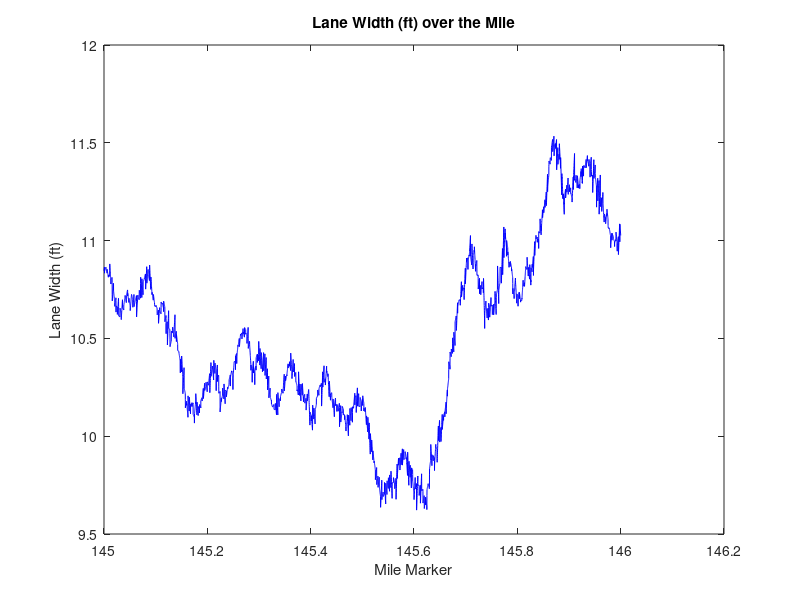

MATLAB code to generate this figure:
%%%%%%%%%%%%%%%%%%%%%%%%%%%%%%%%%%%%%%%%%%%%%%%%%%%%%%%%%%%%%%%%%%%%%
% ENGR 13300 Fall 2021 
% 
% Problem Description: This takes in lane width data and find the values
% that are <10. It also analizes the time of the speed of the traffic.
%
% Assignment Information
%   Assignment:     Ind HW11 - MA3
%   Author:         Maximilian Drach, mdrach@purdue.edu
    
%   Team ID:        LC5 - 07
%  	
%   Contributor:    Name, login@purdue [repeat for each]
%   My contributor(s) helped me:	
%     [ ] understand the assignment expectations without
%         telling me how they will approach it.
%     [ ] understand different ways to think about a solution
%         without helping me plan my solution.
%     [ ] think through the meaning of a specific error or
%         bug present in my code without looking at my code.
%   Note that if you helped somebody else with their code, you
%   have to list that person as a contributor here as well.
%%%%%%%%%%%%%%%%%%%%%%%%%%%%%%%%%%%%%%%%%%%%%%%%%%%%%%%%%%%%%%%%%%%%%

%% ____________________
%% INITIALIZATION
data = csvread('LaneWidth_TrafficSpeed.csv', 3,0);

%% ____________________
%% CALCULATIONS
[max_lane_width, location_max] = max(data(:,2));
location_max = data(location_max, 1);
[min_lane_width, location_min] = min(data(:,2));
location_min = data(location_min,1);

%where the lane width is less than 10 ft
Y = find(data(:,2)<10);

%is a vector of the mile maker values when lane width is less than 10 ft
Z = data(Y,1);

%fist mile marker
P = Z(1);
%last mile marker
Q = Z(end);

H1_avrg = linspace(0,0,size(data,2)-2);
H2_avrg = linspace(0,0,size(data,2)-2); 
H3_avrg = linspace(0,0,size(data,2)-2);

for i = 3:1:size(data,2)
    %find the average hours spent, on the range mile 145-P
    H1_avrg(i-2) = mean(data(1:Y(1),i));
    
    %find the average hours spent, on range P-Q
    H2_avrg(i-2) = mean(data(Y(1):Y(end),i));

    %find the average hours spent, on range P-Q
    H3_avrg(i-2) = mean(data(Y(end):end,i));
end

%plots the lane witdth to mile marker
plot(data(:,1),data(:,2), 'b');
xlabel('Mile Marker');
ylabel('Lane Width (ft)');
title('Lane Width (ft) over the Mile');
%While this maybe a problem, but generally it looks like most of the points
%between P and Q lie bellow 10 ft, but this may cause slight problem. It is
%not a signifigant problem, but should be taken into consideration for
%further data usage.


%gets the precentage of lane widths<10ft from PQ
PQ_lane_percent = 100-(length(Z)/length(data(Y(1):Y(end),2))*100); %'%'
%It seems around 5 percent of the lane widths are above 10ft, so this is
%not too signifigant, but enough that it could cause minor problems. This
%did not really change my answer above, but it certainly clarified my
%respose.



%% ____________________
%% OUTPUTS
fprintf('The max lane width is %f (ft) at mile marker %f\n',max_lane_width,location_max);
fprintf('The min lane width is %f (ft) at mile marker %f\n',min_lane_width,location_min);
fprintf('The mile marker for P is %f and the mile marker for Q is %f\n\n', P, Q);


fprintf('The average number of hours in each speed range from 145 to P is \n');
fprintf('> 65 mph	55~64 mph	45~54 mph	35~44 mph	25~34 mph	15~24 mph	0~14 mph\n')
fprintf('%f	',H1_avrg(1:end));
fprintf('\nThe average number of hours in each speed range from P to Q is \n');
fprintf('> 65 mph	55~64 mph	45~54 mph	35~44 mph	25~34 mph	15~24 mph	0~14 mph\n')
fprintf('%f	',H2_avrg(1:end));
fprintf('\nThe average number of hours in each speed range from Q to 146 is \n');
fprintf('> 65 mph	55~64 mph	45~54 mph	35~44 mph	25~34 mph	15~24 mph	0~14 mph\n')
fprintf('%f	',H3_avrg(1:end));

fprintf('\n\nThe precentage of data points betwen P and Q where the lane width is greater than 10 (ft) is %f\n',PQ_lane_percent);

%% ____________________
%% ACADEMIC INTEGRITY STATEMENT
% I have not used source code obtained from any other unauthorized
% source, either modified or unmodified.  Neither have I provided
% access to my code to another. The project I am submitting
% is my own original work.